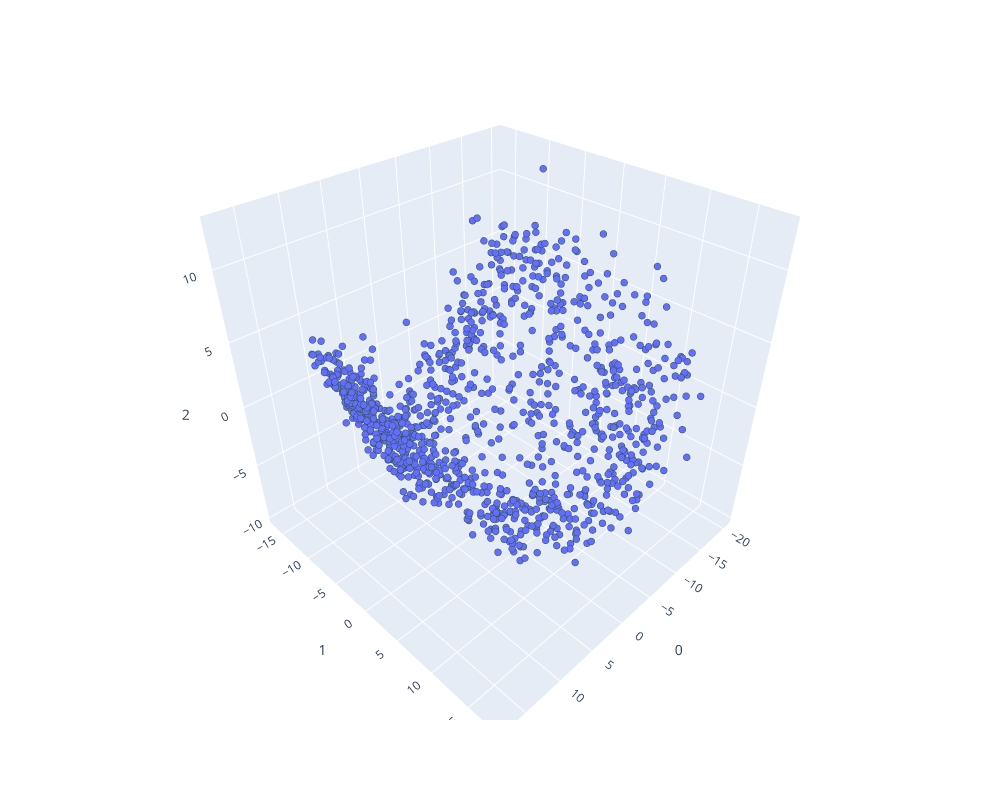

Write notebook code for a chart like this one.
### Code cell
chnt.scatter3D(adata)

### Figure 1 — Plotly figure (JSON) as saved in the notebook; plotly's stock layout.template omitted (floating-point values rounded to 4 significant figures; data arrays with more than 128 entries replaced by an {"elided": "..."} marker saying what was removed)
{"data": [{"hovertemplate": "0=%{x}<br>1=%{y}<br>2=%{z}<extra></extra>", "legendgroup": "", "marker": {"color": "#636efa", "line": {"color": "DarkSlateGrey", "width": 1}, "size": 4, "symbol": "circle"}, "mode": "markers", "name": "", "scene": "scene", "showlegend": false, "type": "scatter3d", "x": {"elided": "1154 float values"}, "y": {"elided": "1154 float values"}, "z": {"elided": "1154 float values"}}], "layout": {"height": 800, "legend": {"itemsizing": "constant", "title": {}, "tracegroupgap": 0, "x": 0.01, "xanchor": "left", "y": 0.99, "yanchor": "top"}, "margin": {"t": 60}, "scene": {"aspectmode": "cube", "domain": {"x": [0, 1], "y": [0, 1]}, "xaxis": {"title": {"text": "0"}}, "yaxis": {"title": {"text": "1"}}, "zaxis": {"title": {"text": "2"}}}, "showlegend": true, "width": 1000}}
